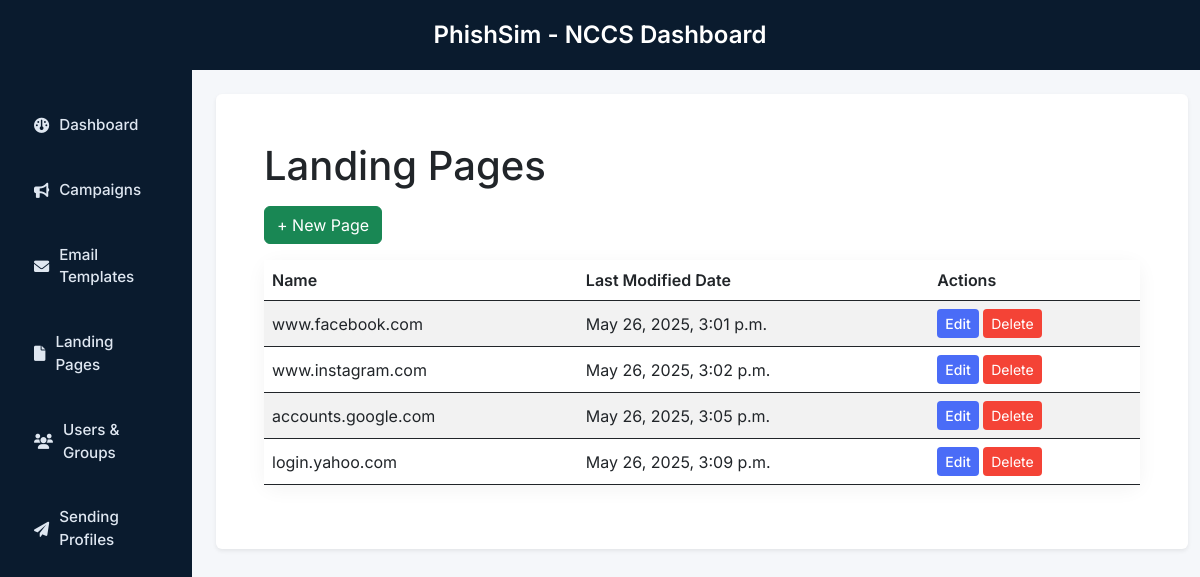
Before: /landing-pages/ (signed in) with the older database file.
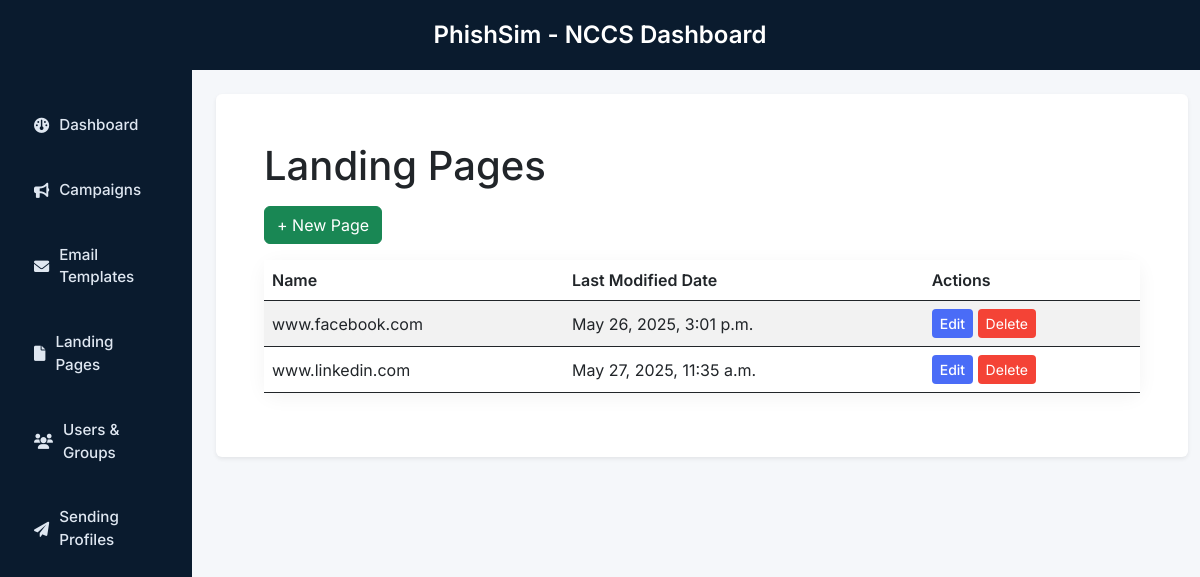
After: the same page with the newer database file.
### core/models.py (models this page shows)
class LandingPage(models.Model):
    user = models.ForeignKey(User, on_delete=models.CASCADE)
    name = models.CharField(max_length=255)
    url = models.URLField(unique=True, null=True, blank=True)
    html_content = models.TextField()
    created_at = models.DateTimeField(blank=True, null=True)
    is_fake = models.BooleanField(default=False)

### core/views.py (the view)
# urls.py: path('landing-pages/', views.landing_page_list, name='landing_page_list'),
def landing_page_list(request):
    landing_pages = LandingPage.objects.filter(user=request.user,is_fake=False)
    return render(request, 'core/landing_page_list.html', {'landing_pages': landing_pages})

### core/templates/core/landing_page_list.html (shortened to what this page needs)
{% extends "core/base.html" %}
{% block content %}
<div class="container-fluid p-4">
    <h1 class="mb-3">Landing Pages</h1>
    <button type="button" class="btn btn-success mb-3" data-bs-toggle="modal" data-bs-target="#newLandingPageModal">
        + New Page
    </button>
    <table class="table table-striped">
        <thead>
            <tr>
                <th>Name</th>
                <th>Last Modified Date</th>
                <th>Actions</th>
            </tr>
        </thead>
        <tbody>
            {% if landing_pages %}
                {% for page in landing_pages %}
                    <tr>
                        <td>{{ page.name }}</td>
                        <td>{{ page.created_at }}</td>
                        <td>
                            <a href="{% url 'landingpage_update' page.id %}" class="btn btn-primary btn-sm">Edit</a>
                            <button class="btn btn-danger btn-sm delete-page-btn"
                            data-id="{{ page.id }}"
                            data-name="{{ page.name }}"
                            data-delete-url="{% url 'landingpage_delete' page.id %}"
                            data-bs-toggle="modal"
                            data-bs-target="#deleteLandingPageModal">Delete</button>
                        </td>
                    </tr>
                {% endfor %}
            {% else %}
                <tr>
                    <td colspan="3" class="text-center">No landing pages created yet.</td>
                </tr>
            {% endif %}
        </tbody>
    </table>
</div>
{% endblock %}

### core/templates/core/base.html (shortened to what this page needs)
{% load static %}
<!DOCTYPE html>
<html lang="en">
<head>
    <link href="https://cdn.jsdelivr.net/npm/bootstrap@5.3.0/dist/css/bootstrap.min.css" rel="stylesheet">
    <link rel="stylesheet" href="https://cdnjs.cloudflare.com/ajax/libs/font-awesome/6.0.0/css/all.min.css">
    <link rel="stylesheet" href="https://cdnjs.cloudflare.com/ajax/libs/codemirror/5.65.5/codemirror.min.css">
    <link rel="stylesheet" href="https://cdnjs.cloudflare.com/ajax/libs/codemirror/5.65.5/theme/material.min.css">
    <link rel="stylesheet" href="{% static 'core/style.css' %}">
</head>
<body>
    <div class="row topbar text-white">
        <div class="col text-center">
            <h1 class="topbar-title">PhishSim - NCCS Dashboard</h1>
        </div>
    </div>
    <div class="row">
        <nav class="col-md-3 col-lg-2 d-md-block sidebar vh-100">
            <div class="position-sticky p-3">
                <ul class="nav flex-column">
                    <li class="nav-item mb-2"><a class="nav-link" href="{% url 'index' %}"><i class="fas fa-gauge"></i> Dashboard</a></li>
                    <li class="nav-item mb-2"><a class="nav-link" href="{% url 'campaign_list' %}"><i class="fas fa-bullhorn"></i> Campaigns</a></li>
                    <li class="nav-item mb-2"><a class="nav-link" href="{% url 'email_template_list' %}"><i class="fas fa-envelope"></i> Email Templates</a></li>
                    <li class="nav-item mb-2"><a class="nav-link" href="{% url 'landing_page_list' %}"><i class="fas fa-file"></i> Landing Pages</a></li>
                    <li class="nav-item mb-2"><a class="nav-link" href="{% url 'group_list' %}"><i class="fas fa-users"></i> Users & Groups</a></li>
                    <li class="nav-item mb-2"><a class="nav-link" href="{% url 'sending_profile_list' %}"><i class="fas fa-paper-plane"></i> Sending Profiles</a></li>
                </ul>
            </div>
        </nav>
        <main class="col-md-9 col-lg-10 py-4">
            <div class="container-fluid">
                <div class="bg-white p-4 rounded shadow-sm">
                    {% block content %}{% endblock %}
                </div>
            </div>
        </main>
    </div>
</body>
</html>

### static/core/style.css (style rules this page uses)
body { font-family: 'Inter', sans-serif; background-color: #f4f6f8; margin: 0; }
.sidebar { background-color: #0a1b2e; height: 100vh; padding-top: 1rem; color: white; }
.sidebar .nav-link { color: #dfe7f1; font-weight: 500; padding: 12px 18px; border-radius: 6px; transition: background 0.2s; display: flex; align-items: center; gap: 10px; font-size: 0.95rem; }
.sidebar .nav-item + .nav-item { margin-top: 10px; }
.topbar { background-color: #0a1b2e; min-height: 70px; display: flex; align-items: center; justify-content: center; box-shadow: 0 2px 4px rgba(0, 0, 0, 0.1); color: white; }
.topbar-title { font-size: 1.5rem; font-weight: 600; margin: 0; }
main { background-color: #f5f7fa; padding: 30px 20px; min-height: 100vh; }
.bg-white { border-radius: 14px; box-shadow: 0 4px 16px rgba(0,0,0,0.05); }
.card, .table, .modal-content { border-radius: 12px; box-shadow: 0 4px 20px rgba(0, 0, 0, 0.05); border: none; }
.table th { font-weight: 600; }
.table td, .table th { vertical-align: middle; }
.btn-primary { background-color: #4a6cf7; border: none; font-weight: 500; }
.btn-danger { background-color: #f44336; border: none; }

Changed rows visible on the page:
removed LandingPage: name "www.instagram.com", created_at "May 26, 2025, 3:02 p.m."
removed LandingPage: name "accounts.google.com", created_at "May 26, 2025, 3:05 p.m."
removed LandingPage: name "login.yahoo.com", created_at "May 26, 2025, 3:09 p.m."
added LandingPage: name "www.linkedin.com", created_at "May 27, 2025, 11:35 a.m."
